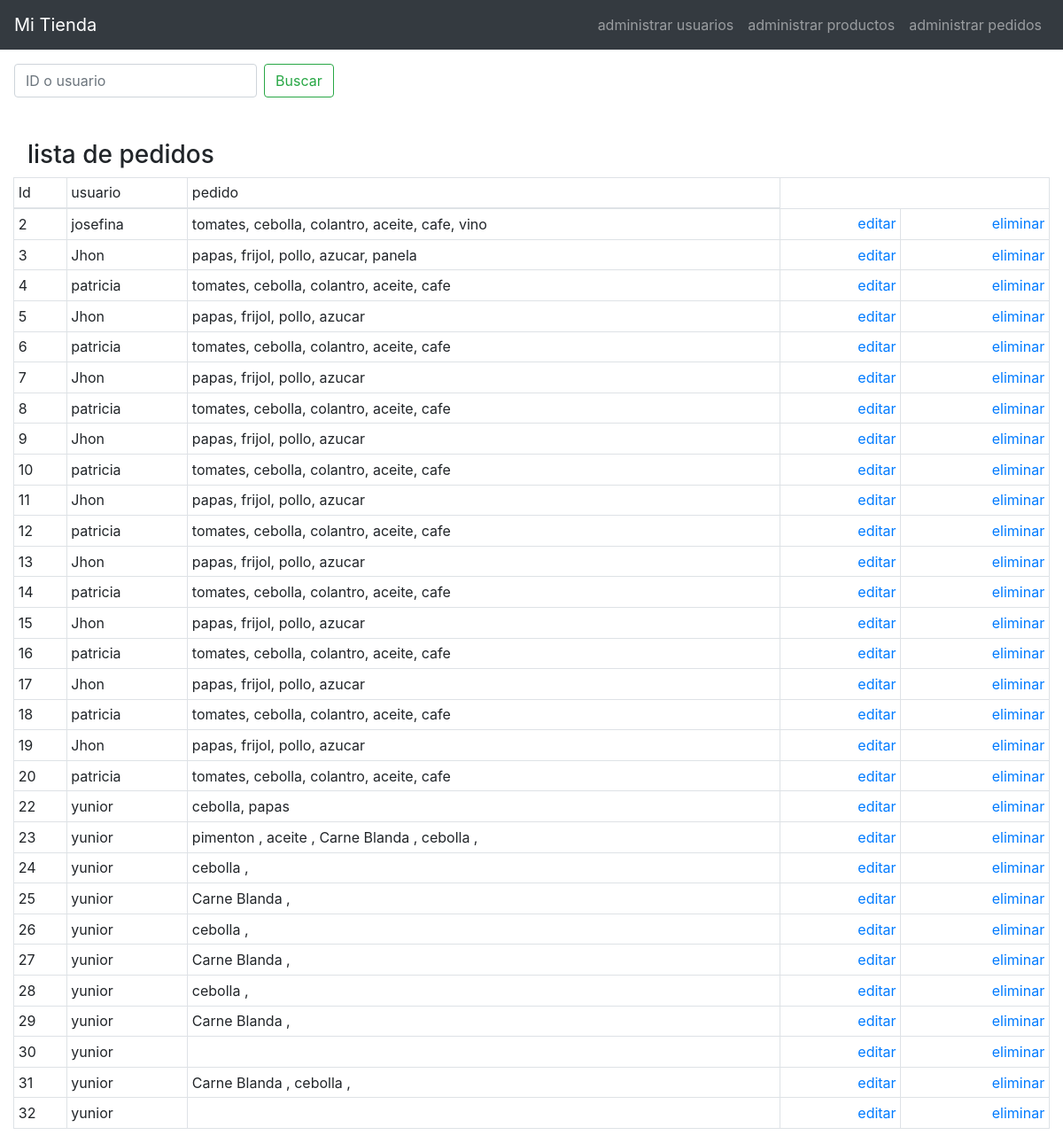
The page /pedidos/buscar.php on the database its author committed.
### tables this page shows
CREATE TABLE `pedidos` (
  `id` int(11) NOT NULL,
  `usuario` varchar(255) NOT NULL,
  `pedido` text NOT NULL
);

### pedidos/buscar.php (the view, shortened to what this page needs)
<?php
include_once '../conexion.php';
$usuario = $_POST['name'];
$sql_leer= "SELECT * FROM pedidos WHERE usuario LIKE '%".$usuario."%' OR id LIKE '".$usuario."%'";
$gsent= $pdo->prepare($sql_leer);
$gsent->execute();
$resultado=$gsent->fetchAll();
?>
<!doctype html>
<html lang="en">
  <head>
    <link href="../css/bootstrap.min.css" rel="stylesheet">
    <link href="../css/navbar-top-fixed.css" rel="stylesheet">
    <link href="../css/style.css" rel="stylesheet">
  </head>
  <body>
    <nav class="navbar navbar-expand-md navbar-dark fixed-top bg-dark">
      <a class="navbar-brand" href="../index.php">Mi Tienda</a>
      <div class="collapse navbar-collapse" id="navbarCollapse">
        <ul class="navbar-nav ml-auto ">
          <li class="nav-item">
            <a class="nav-link" href="../usuarios/usuarios.php">administrar usuarios</a>
          </li>
          <li class="nav-item">
            <a class="nav-link" href="../productos/productos.php">administrar productos</a>
          </li>
          <li class="nav-item">
            <a class="nav-link" href="#">administrar pedidos</a>
          </li>
        </ul>
      </div>
    </nav>
    <form class="form-inline mt-5 mt-md-0 ml-3" action="buscar.php" method="POST" onsubmit="return validar()">
      <input class="form-control mr-2" id="buscar" type="text" placeholder="ID o usuario" aria-label="Search" name="name">
      <button class="btn btn-outline-success my-2 my-sm-0" type="submit">Buscar</button>
    </form>
    <div class="col-12">
      <h3 class="ml-3 mt-5">lista de pedidos</h3>
        <div>
            <table class="table table-bordered table-sm">
                <thead>
                    <tr>
                      <td>Id</td>
                      <td>usuario</td>
                      <td>pedido</td>
                    </tr>
                </thead>
                <tbody>
                    <?php foreach($resultado as $dato): ?>
                    <tr>
                      <td><?php echo $dato['id'] ?></td>
                      <td><?php echo $dato['usuario'] ?></td>
                      <td><?php echo $dato['pedido'] ?></td>
                      <td><a href="editar.php?id=<?php echo $dato['id'] ?>" class="float-right ml-3">editar</a></td>
                      <td><a href="eliminar.php?id=<?php echo $dato['id'] ?>" class="float-right ml-3">eliminar</a></td>
                    </tr>
                    <?php endforeach ?>
                </tbody>
            </table>
        </div>
    </div>
  </body>
</html>

### css/navbar-top-fixed.css (style rules this page uses)
body { min-height: 75rem; padding-top: 4.5rem; }

### rows shown on the page
pedidos: id "2", usuario "josefina", pedido "tomates, cebolla, colantro, aceite, cafe, vino"
pedidos: id "3", usuario "Jhon", pedido "papas, frijol, pollo, azucar, panela"
pedidos: id "4", usuario "patricia", pedido "tomates, cebolla, colantro, aceite, cafe"
pedidos: id "5", usuario "Jhon", pedido "papas, frijol, pollo, azucar"
pedidos: id "6", usuario "patricia", pedido "tomates, cebolla, colantro, aceite, cafe"
pedidos: id "7", usuario "Jhon", pedido "papas, frijol, pollo, azucar"
pedidos: id "8", usuario "patricia", pedido "tomates, cebolla, colantro, aceite, cafe"
pedidos: id "9", usuario "Jhon", pedido "papas, frijol, pollo, azucar"
pedidos: id "10", usuario "patricia", pedido "tomates, cebolla, colantro, aceite, cafe"
pedidos: id "11", usuario "Jhon", pedido "papas, frijol, pollo, azucar"
pedidos: id "12", usuario "patricia", pedido "tomates, cebolla, colantro, aceite, cafe"
pedidos: id "13", usuario "Jhon", pedido "papas, frijol, pollo, azucar"
pedidos: id "14", usuario "patricia", pedido "tomates, cebolla, colantro, aceite, cafe"
pedidos: id "15", usuario "Jhon", pedido "papas, frijol, pollo, azucar"
pedidos: id "16", usuario "patricia", pedido "tomates, cebolla, colantro, aceite, cafe"
pedidos: id "17", usuario "Jhon", pedido "papas, frijol, pollo, azucar"
pedidos: id "18", usuario "patricia", pedido "tomates, cebolla, colantro, aceite, cafe"
pedidos: id "19", usuario "Jhon", pedido "papas, frijol, pollo, azucar"
pedidos: id "20", usuario "patricia", pedido "tomates, cebolla, colantro, aceite, cafe"
pedidos: id "22", usuario "yunior", pedido "cebolla, papas"
pedidos: id "23", usuario "yunior", pedido "pimenton , aceite , Carne Blanda , cebolla ,"
pedidos: id "24", usuario "yunior", pedido "cebolla ,"
pedidos: id "25", usuario "yunior", pedido "Carne Blanda ,"
pedidos: id "26", usuario "yunior", pedido "cebolla ,"
pedidos: id "27", usuario "yunior", pedido "Carne Blanda ,"
pedidos: id "28", usuario "yunior", pedido "cebolla ,"
pedidos: id "29", usuario "yunior", pedido "Carne Blanda ,"
pedidos: id "30", usuario "yunior"
pedidos: id "31", usuario "yunior", pedido "Carne Blanda , cebolla ,"
pedidos: id "32", usuario "yunior"
